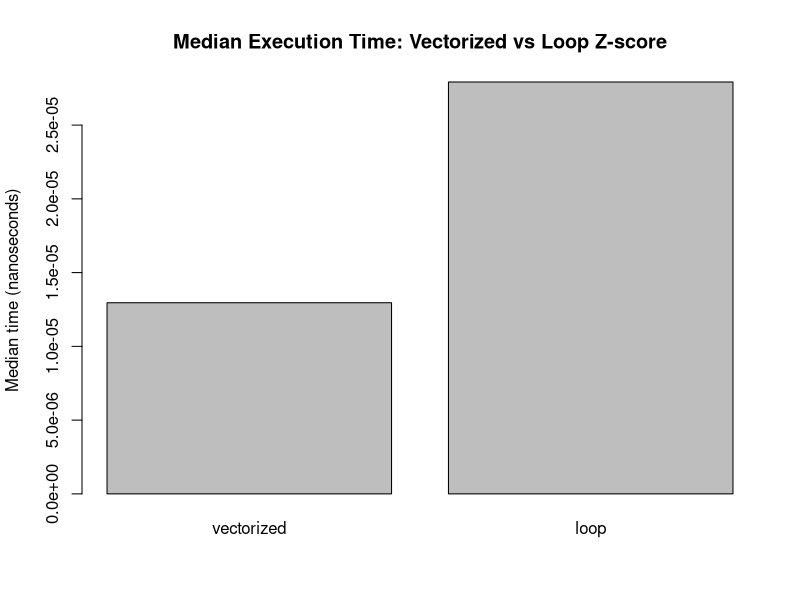
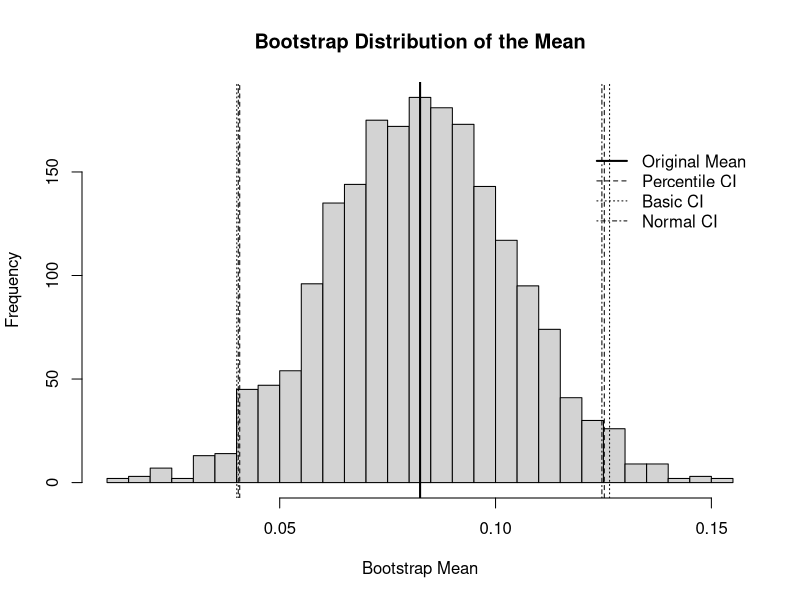
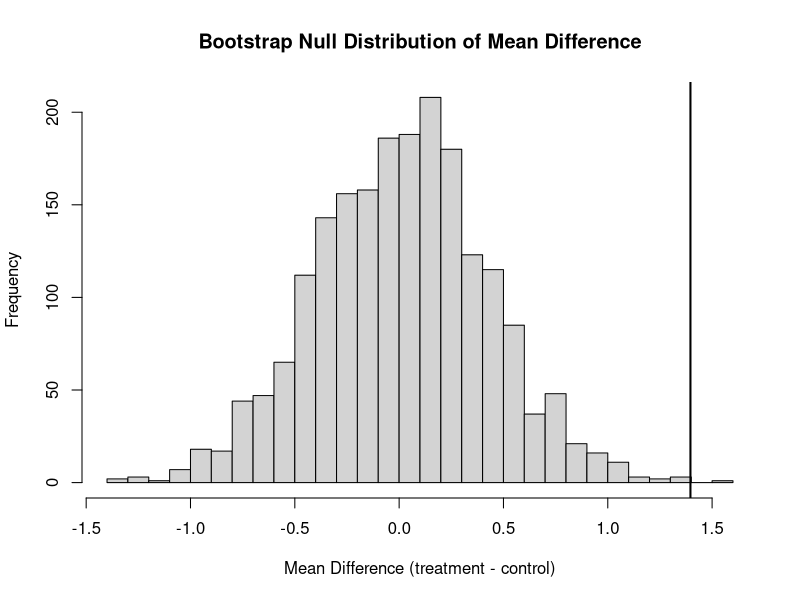

The R script that drew these images, in order:
## ---- chunk 1
vectorized_zscore <- function(x) {
  (x - mean(x)) / sd(x)
}

loop_zscore <- function(x) {
  x_mean <- mean(x)
  x_sd <- sd(x)
  z <- numeric(length(x))
  
  for (i in seq_along(x)) {
    z[i] <- (x[i] - x_mean) / x_sd
  }
  z
}
## ---- chunk 2
library(bench)

bench_results <- bench::mark(
  vectorized = vectorized_zscore(iris$Sepal.Length),
  loop = loop_zscore(iris$Sepal.Length),
  iterations = 50,
  check = TRUE
)

bench_results

median_times <- as.data.frame(bench_results)[, c("expression", "median")]
median_times$median_ns <- as.numeric(median_times$median)

barplot(
  height = median_times$median_ns,
  names.arg = median_times$expression,
  main = "Median Execution Time: Vectorized vs Loop Z-score",
  ylab = "Median time (nanoseconds)"
)
## ---- chunk 3
library(dplyr)

chick_summary <- ChickWeight %>%
  arrange(Chick, Time) %>%
  group_by(Chick) %>%
  mutate(
    Growth.Rate = c(NA, diff(weight) / diff(Time)),
    first_weight = first(weight),
    last_weight = last(weight),
    Weight.Gain.Percent = ((last_weight - first_weight) / first_weight) * 100
  ) %>%
  ungroup()

head(chick_summary)

diet_summary <- chick_summary %>%
  group_by(Diet) %>%
  summarise(
    average_growth_rate = mean(Growth.Rate, na.rm = TRUE),
    mean_max_weight = mean(max(weight), na.rm = TRUE),
    .groups = "drop"
  )

max_weight_by_chick <- chick_summary %>%
  group_by(Chick, Diet) %>%
  summarise(max_weight = max(weight), .groups = "drop")

diet_summary <- chick_summary %>%
  group_by(Diet) %>%
  summarise(
    average_growth_rate = mean(Growth.Rate, na.rm = TRUE),
    .groups = "drop"
  ) %>%
  left_join(
    max_weight_by_chick %>%
      group_by(Diet) %>%
      summarise(mean_max_weight = mean(max_weight), .groups = "drop"),
    by = "Diet"
  )

diet_summary
## ---- chunk 4
library(palmerpenguins)

species_list <- split(penguins, penguins$species)

for (nm in names(species_list)) {
  attr(species_list[[nm]], "sample_size") <- nrow(species_list[[nm]])
}

species_list
attributes(species_list[[1]])
## ---- chunk 5
numeric_vars <- penguins[sapply(penguins, is.numeric)]

lapply_means <- lapply(numeric_vars, mean, na.rm = TRUE)
lapply_means

library(purrr)

mapdbl_means <- map_dbl(numeric_vars, ~ mean(.x, na.rm = TRUE))
mapdbl_means
## ---- chunk 6
tapply(penguins$body_mass_g, penguins$species, mean, na.rm = TRUE)
tapply(
  penguins$body_mass_g,
  list(penguins$species, penguins$sex),
  mean,
  na.rm = TRUE
)
## ---- chunk 7
x <- c(1, 2, 3, 4, 5)
y <- x
y[1] <- 100

x
y
## ---- chunk 8
system.time({
  result <- numeric(0)
  for (i in 1:10000) {
    result <- c(result, i^2)
  }
})

system.time({
  result_prealloc <- numeric(10000)
  for (i in 1:10000) {
    result_prealloc[i] <- i^2
  }
})
## ---- chunk 9
A <- matrix(c(4, 2, 1, 5), nrow = 2)
B <- matrix(c(3, 1, 0, 2), nrow = 2)
C <- matrix(c(1, 3, 5, 2, 4, 6), nrow = 2)
A
B
C

A + B
A * B
A %*% B
t(A) %*% C
solve(A)
## ---- chunk 10
is_symmetric <- function(M) {
  if (nrow(M) != ncol(M)) {
    stop("Error: matrix must be square.")
  }
  all(M == t(M))
}

is_symmetric(A)
is_symmetric(B)
is_symmetric(t(A) %*% A)
## ---- chunk 11
M <- matrix(c(4, 2, 2, 3), nrow = 2)
eig <- eigen(M)

eig$values
eig$vectors
## ---- chunk 12
M %*% eig$vectors[, 1]
eig$values[1] * eig$vectors[, 1]

M %*% eig$vectors[, 2]
eig$values[2] * eig$vectors[, 2]
## ---- chunk 13
P <- eig$vectors
D <- diag(eig$values)
M_reconstructed <- P %*% D %*% solve(P)
M_reconstructed
all.equal(M, M_reconstructed)
## ---- chunk 14
X <- matrix(c(3, 2, 2, 2, 3, -2, 2, -2, 3), nrow = 3)
svd_X <- svd(X)
svd_X$d
svd_X$u
svd_X$v
X_rank1 <- svd_X$d[1] * svd_X$u[, 1] %*% t(svd_X$v[, 1])
X_rank1
## ---- chunk 15
frobenius_diff <- norm(X - X_rank1, type = "F")
frobenius_diff
## ---- chunk 16
set.seed(228)
n <- 100
x <- runif(n, -5, 5)
y <- 3 + 2 * x + rnorm(n, sd = 1)
X_design <- cbind(1, x)
head(X_design)
qr <- qr(X_design)
beta_qr <- qr.solve(X_design, y)
beta_qr
lm_fit <- lm(y ~ x)
coef(lm_fit)
all.equal(as.vector(beta_qr), as.vector(coef(lm_fit)))
## ---- chunk 17
rosenbrock <- function(x) {
  x1 <- x[1]
  x2 <- x[2]
  (1 - x1)^2+100*(x2 - x1^2)^2
}
rosenbrock(c(-1.2, 1.0))
## ---- chunk 18
rosenbrock_grad <- function(x) {
  x1 <- x[1]
  x2 <- x[2]
  grad_x1 <- -2 * (1 - x1) - 400 * x1 * (x2 - x1^2)
  grad_x2 <- 200 * (x2 - x1^2)
  c(grad_x1, grad_x2)
}
rosenbrock_grad(c(-1.2, 1.0))
## ---- chunk 19
gradient_descent <- function(init, grad_fn, fn, learning_rate = 0.001, max_iter = 10000, tol = 1e-6) {
  x <- init
  for (iter in 1:max_iter) {
    grad <- grad_fn(x)
    grad_norm <- sqrt(sum(grad^2))
    if (grad_norm < tol) {
      return(list(
        solution = x,
        value = fn(x),
        iterations = iter,
        converged = TRUE
      ))
    }
    x <- x - learning_rate * grad
  }
  
  list(
    solution = x,
    value = fn(x),
    iterations = max_iter,
    converged = FALSE
  )
}
## ---- chunk 20
result <- gradient_descent(
  init = c(-1.2, 1.0),
  grad_fn = rosenbrock_grad,
  fn = rosenbrock,
  learning_rate = 0.001,
  max_iter = 10000,
  tol = 1e-6
)

result$solution
result$value
result$iterations
result$converged
## ---- chunk 21
bfgs_result <- optim(
  par = c(-1.2, 1.0),         
  fn = rosenbrock,          
  gr = rosenbrock_grad,       
  method = "BFGS"
)
bfgs_result
## ---- chunk 22
NelderMead <- optim(
  par = c(-1.2, 1.0),     
  fn = rosenbrock,       
  method = "Nelder-Mead"
)

NelderMead
## ---- chunk 23
run_simulation <- function(n_samples, n_reps, dist_type) {
  results <- data.frame(
    mean = numeric(n_reps),
    median = numeric(n_reps),
    trimmed_mean = numeric(n_reps)
  )
  for (i in 1:n_reps) {
    if (dist_type == "normal") {
      x <- rnorm(n_samples, mean = 0, sd = 1)
    } else if (dist_type == "t3") {
      x <- rt(n_samples, df = 3)
    } else if (dist_type == "contaminated") {
      is_contam <- rbinom(n_samples, size = 1, prob = 0.10)
      x <- ifelse(is_contam == 1,
                  rnorm(n_samples, mean = 0, sd = sqrt(10)),
                  rnorm(n_samples, mean = 0, sd = 1))
    } else {
      stop("dist_type must be 'normal', 't3', or 'contaminated'")
    }
    results$mean[i] <- mean(x)
    results$median[i] <- median(x)
    results$trimmed_mean[i] <- mean(x, trim = 0.10)
  }
  return(results)
}
## ---- chunk 24
set.seed(228)

sim_normal <- run_simulation(n_samples = 30, n_reps = 1000, dist_type = "normal")
sim_t3 <- run_simulation(n_samples = 30, n_reps = 1000, dist_type = "t3")
sim_contam <- run_simulation(n_samples = 30, n_reps = 1000, dist_type = "contaminated")
## ---- chunk 25
summarize_performance <- function(sim_results, true_value = 0) {
  
  data.frame(
    estimator = c("Mean", "Median", "Trimmed Mean"),
    bias = c(
      mean(sim_results$mean) - true_value,
      mean(sim_results$median) - true_value,
      mean(sim_results$trimmed_mean) - true_value
    ),
    variance = c(
      var(sim_results$mean),
      var(sim_results$median),
      var(sim_results$trimmed_mean)
    ),
    mse = c(
      mean((sim_results$mean - true_value)^2),
      mean((sim_results$median - true_value)^2),
      mean((sim_results$trimmed_mean - true_value)^2)
    )
  )
}
## ---- chunk 26
perf_normal <- summarize_performance(sim_normal)
perf_t3 <- summarize_performance(sim_t3)
perf_contam <- summarize_performance(sim_contam)

perf_normal
perf_t3
perf_contam
## ---- chunk 27
perf_normal$distribution <- "Normal(0,1)"
perf_t3$distribution <- "t(df = 3)"
perf_contam$distribution <- "Contaminated Normal"

summary_table <- rbind(perf_normal, perf_t3, perf_contam)
summary_table <- summary_table[, c("distribution", "estimator", "bias", "variance", "mse")]

summary_table
## ---- chunk 28
summary_table[order(summary_table$distribution, summary_table$estimator), ]
## ---- chunk 29
set.seed(42)
returns <- rnorm(50, mean = 0.08, sd = 0.12)
returns <- returns + rexp(50, rate = 20) - 0.05

bootstrap_mean <- function(x, B = 2000, conf_level = 0.95,
                           ci_type = c("percentile", "basic", "normal")) {
  ci_type <- match.arg(ci_type)
  n <- length(x)
  alpha <- 1 - conf_level
  xbar <- mean(x)
  # Store bootstrap means
  boot_means <- numeric(B)
  for (i in 1:B) {
    boot_sample <- sample(x, size = n, replace = TRUE)
    boot_means[i] <- mean(boot_sample)
  }
  
  # Bootstrap standard error
  se_boot <- sd(boot_means)
  
  # CI
  if (ci_type == "percentile") {
    ci <- quantile(boot_means, probs = c(alpha / 2, 1 - alpha / 2))
  } else if (ci_type == "basic") {
    q <- quantile(boot_means, probs = c(alpha / 2, 1 - alpha / 2))
    ci <- c(2 * xbar - q[2], 2 * xbar - q[1])
  } else if (ci_type == "normal") {
    z <- qnorm(1 - alpha / 2)
    ci <- c(xbar - z * se_boot, xbar + z * se_boot)
  }
  
  list(
    original_mean = xbar,
    bootstrap_means = boot_means,
    se = se_boot,
    ci = ci,
    ci_type = ci_type
  )
}

boot_percentile <- bootstrap_mean(returns, B = 2000, ci_type = "percentile")
boot_basic <- bootstrap_mean(returns, B = 2000, ci_type = "basic")
boot_normal <- bootstrap_mean(returns, B = 2000, ci_type = "normal")
## ---- chunk 30
hist(
  boot_percentile$bootstrap_means,
  breaks = 30,
  main = "Bootstrap Distribution of the Mean",
  xlab = "Bootstrap Mean"
)

# Original sample mean
abline(v = boot_percentile$original_mean, lwd = 2)

# Percentile interval
abline(v = boot_percentile$ci, lty = 2)

# Basic interval
abline(v = boot_basic$ci, lty = 3)

# Normal interval
abline(v = boot_normal$ci, lty = 4)

legend(
  x = 0.12, 
  y = 165,
  legend = c("Original Mean", "Percentile CI", "Basic CI", "Normal CI"),
  lty = c(1, 2, 3, 4),
  lwd = c(2, 1, 1, 1),
  bty = "n",
  xpd = TRUE
)
## ---- chunk 31
set.seed(123)
control <- rnorm(40, mean = 10, sd = 2)
treatment <- rnorm(40, mean = 11.5, sd = 2)
bootstrap_ttest <- function(x, y, B = 2000) {
  observed_diff <- mean(y) - mean(x)
  
  combined <- c(x, y)
  n_x <- length(x)
  n_y <- length(y)
  
  boot_null <- numeric(B)
  
  shifted_x <- x - mean(x) + mean(combined)
  shifted_y <- y - mean(y) + mean(combined)
  
  for (i in 1:B) {
    x_star <- sample(shifted_x, size = n_x, replace = TRUE)
    y_star <- sample(shifted_y, size = n_y, replace = TRUE)
    
    boot_null[i] <- mean(y_star) - mean(x_star)
  }
  p_value <- mean(abs(boot_null) >= abs(observed_diff))
  
  list(
    observed_diff = observed_diff,
    bootstrap_null = boot_null,
    p_value = p_value
  )
}
boot_test <- bootstrap_ttest(control, treatment, B = 2000)

boot_test$observed_diff
boot_test$p_value

## ---- chunk 32
hist(
  boot_test$bootstrap_null,
  breaks = 30,
  main = "Bootstrap Null Distribution of Mean Difference",
  xlab = "Mean Difference (treatment - control)"
)

abline(v = boot_test$observed_diff, lwd = 2)
## ---- chunk 33
t_test_result <- t.test(treatment, control)
t_test_result
